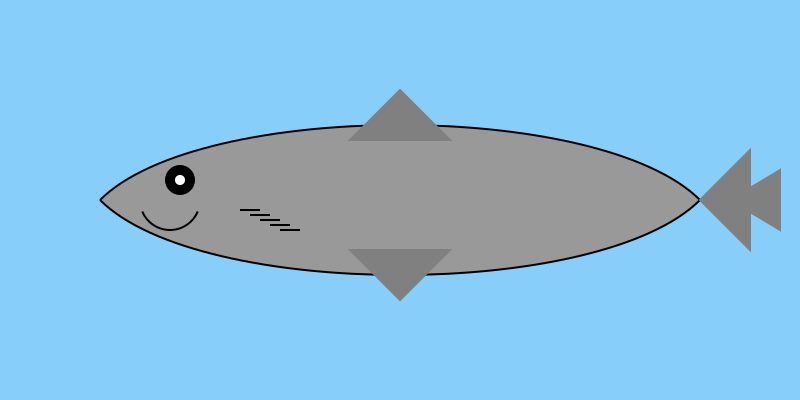

Write the Python code that produced this figure.
'''
I am developing a shark drawing program using Python for my midterm exam. I need documentation for this code. Here are my requests:

* Explain the libraries used in the program.
* Explain how the program saves the picture after the drawing is completed.
* Explain the functions used to create geometric shapes.
* Provide the HEX codes of all colors used in the drawing.
* Describe all the geometric shapes used in the drawing and specify which part of the shark each shape represents.

Here is my code:
'''

import cairo
import math

WIDTH, HEIGHT = 800, 400
surface = cairo.ImageSurface(cairo.FORMAT_ARGB32, WIDTH, HEIGHT)
context = cairo.Context(surface)

context.rectangle(0, 0, WIDTH, HEIGHT)
context.set_source_rgb(0.53, 0.81, 0.98)
context.fill()

context.set_source_rgb(0.6, 0.6, 0.6)
context.move_to(100, 200)
context.curve_to(200, 100, 600, 100, 700, 200)
context.curve_to(600, 300, 200, 300, 100, 200)
context.fill_preserve()
context.set_source_rgb(0, 0, 0)
context.stroke()

context.set_source_rgb(0.5, 0.5, 0.5)
context.move_to(700, 200)
context.line_to(750, 150)
context.line_to(750, 250)
context.close_path()
context.fill_preserve()
context.stroke()

context.set_source_rgb(0.5, 0.5, 0.5)
context.move_to(730, 200)
context.line_to(780, 170)
context.line_to(780, 230)
context.close_path()
context.fill_preserve()
context.stroke()

context.move_to(350, 140)
context.line_to(400, 90)
context.line_to(450, 140)
context.close_path()
context.fill_preserve()
context.stroke()

context.move_to(350, 250)
context.line_to(400, 300)
context.line_to(450, 250)
context.close_path()
context.fill_preserve()
context.stroke()

context.set_source_rgb(0, 0, 0)
context.arc(180, 180, 15, 0, 2 * math.pi)
context.fill()

context.set_source_rgb(1, 1, 1)
context.arc(180, 180, 5, 0, 2 * math.pi)
context.fill()

context.set_source_rgb(0, 0, 0)
for i in range(5):
    context.move_to(240 + i * 10, 210 + i * 5)
    context.line_to(260 + i * 10, 210 + i * 5)
    context.stroke()

context.set_source_rgb(0, 0, 0)
context.arc(170, 200, 30, math.pi / 8, 7 * math.pi / 8)
context.stroke()

surface.write_to_png("shark.png")
print("saved as shark.png.")
